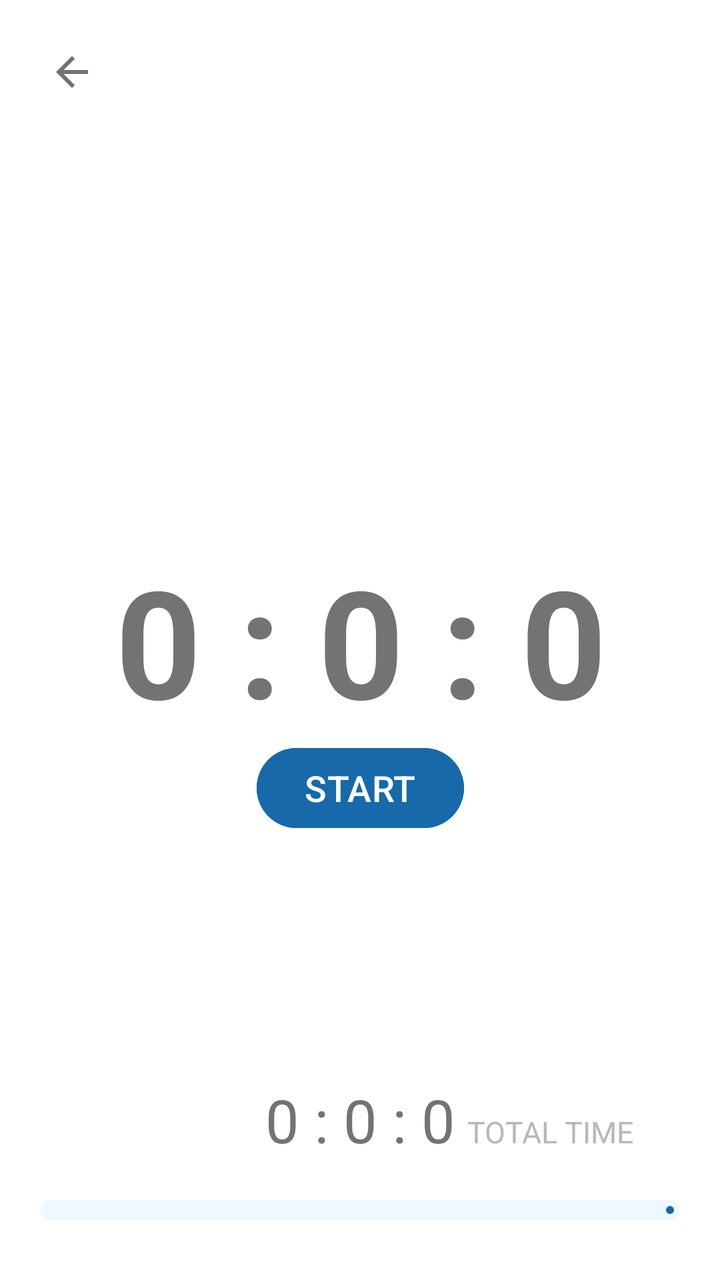
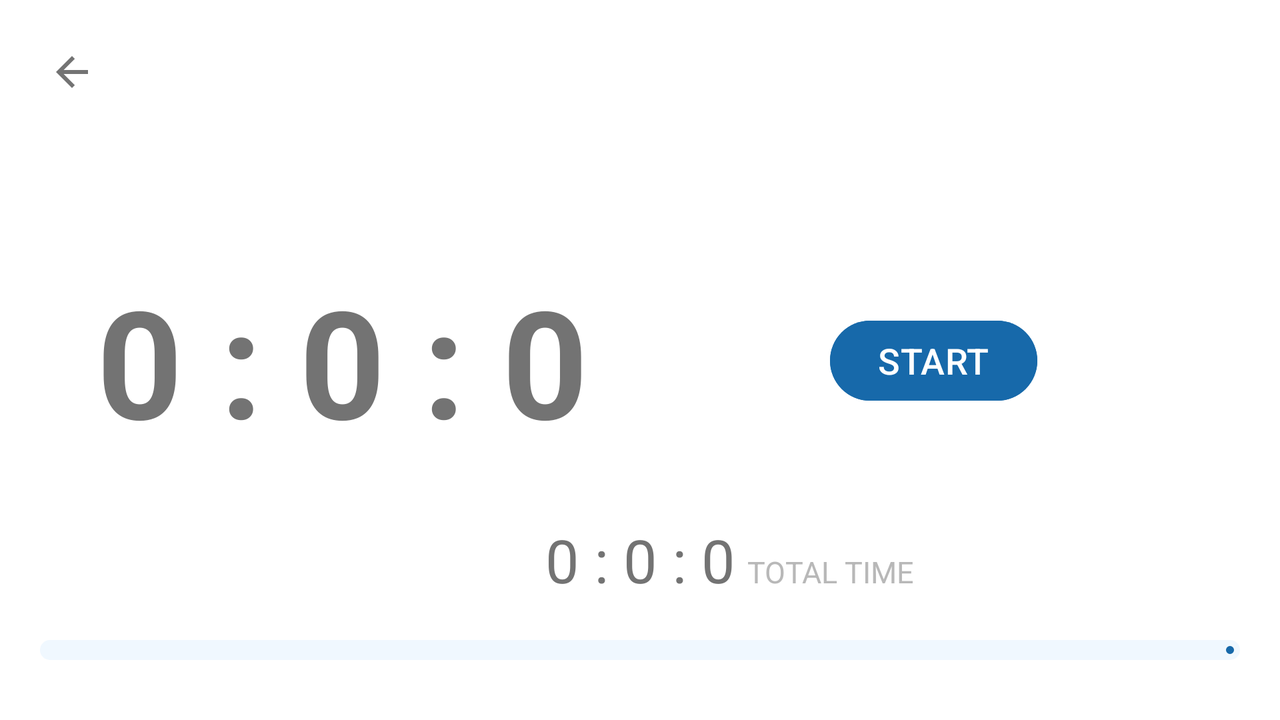

Two renders of one Android screen. The first uses the default layout on a phone; the second uses the alternative layout the repository ships for a different screen configuration, on a matching device. The two XML files are below.
<!-- AndroidManifest.xml: application theme Theme.GetUp -->
<!-- res/layout/fragment_workout.xml -->
<?xml version="1.0" encoding="utf-8"?>
<androidx.constraintlayout.widget.ConstraintLayout xmlns:android="http://schemas.android.com/apk/res/android"
    xmlns:app="http://schemas.android.com/apk/res-auto"
    xmlns:tools="http://schemas.android.com/tools"
    android:id="@+id/constraint_layout"
    android:layout_width="match_parent"
    android:layout_height="match_parent"
    style="@style/Timer"
    tools:context=".presentation.timer.ui.TimerFragment">

    <ImageButton
        android:id="@+id/back_button"
        style="@style/AnyScreenBackButton"
        android:layout_width="wrap_content"
        android:layout_height="wrap_content"
        android:contentDescription="@string/back_button"
        app:layout_constraintStart_toStartOf="parent"
        app:layout_constraintTop_toTopOf="parent" />

    <androidx.recyclerview.widget.RecyclerView
        android:id="@+id/recycler_view"
        style="@style/TimerRecyclerView"
        android:layout_width="match_parent"
        android:layout_height="192dp"
        app:layout_constraintBottom_toTopOf="@id/local_timer_view"
        app:layout_constraintStart_toStartOf="parent"
        app:layout_constraintTop_toTopOf="parent" />

    <TextView
        android:id="@+id/local_timer_view"
        style="@style/LocalTimeTextView"
        android:layout_width="wrap_content"
        android:layout_height="wrap_content"
        app:layout_constraintBottom_toBottomOf="parent"
        app:layout_constraintEnd_toEndOf="parent"
        app:layout_constraintStart_toStartOf="parent"
        app:layout_constraintTop_toTopOf="parent" />

    <TextView
        android:id="@+id/general_timer_view"
        style="@style/GlobalTimerTextView"
        android:layout_width="wrap_content"
        android:layout_height="wrap_content"
        app:layout_constraintBottom_toBottomOf="parent"
        app:layout_constraintEnd_toEndOf="parent"
        app:layout_constraintStart_toStartOf="parent" />

    <TextView
        android:id="@+id/total_time_title"
        style="@style/TotalTimeTitleTextView"
        android:layout_width="0dp"
        android:layout_height="wrap_content"
        app:layout_constraintBaseline_toBaselineOf="@id/general_timer_view"
        app:layout_constraintBottom_toBottomOf="@+id/general_timer_view"
        app:layout_constraintEnd_toEndOf="parent"
        app:layout_constraintStart_toEndOf="@id/general_timer_view" />

    <Button
        android:id="@+id/start_button"
        style="@style/GeneralBlueButton"
        android:layout_width="wrap_content"
        android:layout_height="wrap_content"
        android:text="@string/start_button"
        app:layout_constraintEnd_toEndOf="@+id/local_timer_view"
        app:layout_constraintStart_toStartOf="@+id/local_timer_view"
        app:layout_constraintTop_toBottomOf="@id/local_timer_view" />

    <Button
        android:id="@+id/pause_button"
        style="@style/GeneralBlueButton"
        android:layout_width="wrap_content"
        android:layout_height="wrap_content"
        android:text="@string/pause_button"
        android:visibility="invisible"
        app:layout_constraintEnd_toEndOf="@+id/local_timer_view"
        app:layout_constraintStart_toStartOf="@+id/local_timer_view"
        app:layout_constraintTop_toBottomOf="@id/local_timer_view" />

    <Button
        android:id="@+id/restart_button"
        style="@style/RestartButton"
        android:layout_width="wrap_content"
        android:layout_height="wrap_content"
        app:layout_constraintEnd_toEndOf="@+id/local_timer_view"
        app:layout_constraintStart_toStartOf="@+id/local_timer_view"
        app:layout_constraintTop_toBottomOf="@id/local_timer_view" />


    <com.google.android.material.progressindicator.LinearProgressIndicator
        android:id="@+id/global_progress_indicator"
        style="@style/TimerProgressBar"
        android:layout_width="match_parent"
        android:layout_height="50dp"
        android:layout_margin="20dp"
        android:contentDescription="@string/progress_indicator"
        app:layout_constraintEnd_toEndOf="parent"
        app:layout_constraintStart_toStartOf="parent"
        app:layout_constraintTop_toBottomOf="@+id/general_timer_view" />


</androidx.constraintlayout.widget.ConstraintLayout>
<!-- resources referenced by this layout -->
<resources>
  <string name="back_button">back button</string>
  <string name="pause_button">PAUSE</string>
  <string name="progress_indicator">This is a progress indicator</string>
  <string name="start_button">START</string>
  <style name="AnyScreenBackButton">
          <item name="android:src">@drawable/ic_arrow_back</item>
          <item name="android:layout_marginStart">24dp</item>
          <item name="android:layout_marginTop">24dp</item>
          <item name="android:background">?android:attr/selectableItemBackgroundBorderless</item>
      </style>
  <style name="GeneralBlueButton" parent="Widget.Material3.Button">
          <item name="android:backgroundTint">@color/dark_blue</item>
          <item name="android:textSize">18sp</item>
          <item name="android:textColor">@color/white</item>
      </style>
  <style name="GlobalTimerTextView">
          <item name="android:layout_marginBottom">@dimen/global_timer_margin</item>
          <item name="android:text">@string/default_total_time</item>
          <item name="android:textAlignment">center</item>
          <item name="android:textColor">@color/hard_grey</item>
          <item name="android:textSize">@dimen/global_timer_text_size</item>
      </style>
  <style name="Timer">
          <item name="android:background">@color/white</item>
      </style>
  <style name="TimerProgressBar">
          <item name="indicatorColor">@color/dark_blue</item>
          <item name="indicatorDirectionLinear">startToEnd</item>
          <item name="trackColor">@color/light_blue</item>
          <item name="trackCornerRadius">@dimen/track_corner_radius</item>
          <item name="trackThickness">@dimen/track_thickness</item>
      </style>
  <style name="TimerRecyclerView">
          <item name="android:layout_marginBottom">@dimen/recycler_view_margin</item>
          <item name="android:orientation">horizontal</item>
      </style>
  <style name="TotalTimeTitleTextView">
          <item name="android:layout_marginStart">6dp</item>
          <item name="android:ellipsize">end</item>
          <item name="android:lines">1</item>
          <item name="android:text">@string/total_time_title</item>
          <item name="android:textColor">@color/grey</item>
          <item name="android:textSize">@dimen/total_time_text_size</item>
      </style>
  <!-- drawable ic_arrow_back (drawable) -->
  <vector android:autoMirrored="true" android:height="24dp"
      android:tint="@color/hard_grey" android:viewportHeight="24"
      android:viewportWidth="24" android:width="24dp" xmlns:android="http://schemas.android.com/apk/res/android">
      <path android:fillColor="@android:color/white" android:pathData="M20,11H7.83l5.59,-5.59L12,4l-8,8 8,8 1.41,-1.41L7.83,13H20v-2z"/>
  </vector>
  <color name="dark_blue">#1769AA</color>
  <color name="white">#FFFFFFFF</color>
  <dimen name="global_timer_margin">60dp</dimen>
  <string name="default_total_time">0 : 0 : 0</string>
  <color name="hard_grey">#737373</color>
  <dimen name="global_timer_text_size">30sp</dimen>
  <dimen name="local_timer_margin">5dp</dimen>
  <dimen name="local_timer_text_size">75sp</dimen>
  <string name="restart_button">RESTART</string>
  <dimen name="button_text_size">18sp</dimen>
  <color name="light_blue">#F0F8FF</color>
  <dimen name="track_corner_radius">8dp</dimen>
  <dimen name="track_thickness">10dp</dimen>
  <dimen name="recycler_view_margin">12dp</dimen>
  <string name="total_time_title">TOTAL TIME</string>
  <color name="grey">#B8B8B8</color>
  <dimen name="total_time_text_size">15sp</dimen>
  <color name="purple_700">#FF3700B3</color>
  <color name="teal_200">#FF03DAC5</color>
  <color name="teal_700">#FF018786</color>
  <color name="black">#FF000000</color>
  <color name="soft_black">#AD000000</color>
  <color name="main_app_color_soft">#63F44336</color>
  <color name="soft_blue">#91CBFA</color>
  <!-- some entries are left out for length -->
</resources>
<!-- res/layout-land/fragment_workout.xml (the repository's variant of the layout above) -->
<!-- drawn on the phone turned sideways -->
<?xml version="1.0" encoding="utf-8"?>
<androidx.constraintlayout.widget.ConstraintLayout xmlns:android="http://schemas.android.com/apk/res/android"
    xmlns:app="http://schemas.android.com/apk/res-auto"
    xmlns:tools="http://schemas.android.com/tools"
    android:id="@+id/constraint_layout"
    style="@style/Timer"
    android:layout_width="match_parent"
    android:layout_height="match_parent"
    tools:context=".presentation.timer.ui.TimerFragment">

    <ImageButton
        android:id="@+id/back_button"
        style="@style/AnyScreenBackButton"
        android:layout_width="wrap_content"
        android:layout_height="wrap_content"
        android:contentDescription="@string/back_button"
        app:layout_constraintStart_toStartOf="parent"
        app:layout_constraintTop_toTopOf="parent" />

    <androidx.recyclerview.widget.RecyclerView
        android:id="@+id/recycler_view"
        android:layout_width="match_parent"
        android:layout_height="64dp"
        android:orientation="horizontal"
        app:layout_constraintBottom_toTopOf="@id/local_timer_view"
        app:layout_constraintStart_toStartOf="parent"
        app:layout_constraintTop_toBottomOf="@+id/back_button" />

    <TextView
        android:id="@+id/local_timer_view"
        style="@style/LocalTimeTextViewLand"
        android:layout_width="wrap_content"
        android:layout_height="wrap_content"
        app:layout_constraintBottom_toBottomOf="parent"
        app:layout_constraintStart_toStartOf="parent"
        app:layout_constraintTop_toTopOf="parent" />

    <TextView
        android:id="@+id/general_timer_view"
        style="@style/GlobalTimerTextViewLand"
        android:layout_width="wrap_content"
        android:layout_height="wrap_content"
        app:layout_constraintBottom_toBottomOf="parent"
        app:layout_constraintEnd_toEndOf="parent"
        app:layout_constraintStart_toStartOf="parent" />

    <TextView
        android:id="@+id/total_time_title"
        style="@style/TotalTimeTitleTextViewLand"
        android:layout_width="0dp"
        android:layout_height="wrap_content"
        app:layout_constraintBaseline_toBaselineOf="@id/general_timer_view"
        app:layout_constraintBottom_toBottomOf="@+id/general_timer_view"
        app:layout_constraintEnd_toEndOf="parent"
        app:layout_constraintStart_toEndOf="@id/general_timer_view" />

    <Button
        android:id="@+id/start_button"
        style="@style/GeneralBlueButton"
        android:layout_width="wrap_content"
        android:layout_height="wrap_content"
        android:text="@string/start_button"

        app:layout_constraintBottom_toBottomOf="@+id/local_timer_view"
        app:layout_constraintEnd_toEndOf="parent"
        app:layout_constraintStart_toEndOf="@id/local_timer_view"
        app:layout_constraintTop_toTopOf="@id/local_timer_view" />

    <Button
        android:id="@+id/pause_button"
        style="@style/GeneralBlueButton"
        android:layout_width="wrap_content"
        android:layout_height="wrap_content"
        android:text="@string/pause_button"
        android:visibility="invisible"

        app:layout_constraintBottom_toBottomOf="@+id/local_timer_view"
        app:layout_constraintEnd_toEndOf="parent"
        app:layout_constraintStart_toEndOf="@id/local_timer_view"
        app:layout_constraintTop_toTopOf="@id/local_timer_view" />

    <Button
        android:id="@+id/restart_button"
        style="@style/RestartButton"
        android:layout_width="wrap_content"
        android:layout_height="wrap_content"
        app:layout_constraintBottom_toBottomOf="@+id/local_timer_view"
        app:layout_constraintEnd_toEndOf="parent"
        app:layout_constraintStart_toEndOf="@id/local_timer_view"
        app:layout_constraintTop_toTopOf="@id/local_timer_view" />

    <com.google.android.material.progressindicator.LinearProgressIndicator
        android:id="@+id/global_progress_indicator"
        style="@style/TimerProgressBar"
        android:layout_width="match_parent"
        android:layout_height="50dp"
        android:layout_margin="20dp"
        android:contentDescription="@string/progress_indicator"
        app:layout_constraintEnd_toEndOf="parent"
        app:layout_constraintStart_toStartOf="parent"
        app:layout_constraintTop_toBottomOf="@+id/general_timer_view" />

</androidx.constraintlayout.widget.ConstraintLayout>
<!-- resources referenced by the variant -->
<!-- as the phone turned sideways resolves them -->
<resources>
  <string name="back_button">back button</string>
  <string name="pause_button">PAUSE</string>
  <string name="progress_indicator">This is a progress indicator</string>
  <string name="start_button">START</string>
  <style name="AnyScreenBackButton">
          <item name="android:src">@drawable/ic_arrow_back</item>
          <item name="android:layout_marginStart">24dp</item>
          <item name="android:layout_marginTop">24dp</item>
          <item name="android:background">?android:attr/selectableItemBackgroundBorderless</item>
      </style>
  <style name="GeneralBlueButton" parent="Widget.Material3.Button">
          <item name="android:backgroundTint">@color/dark_blue</item>
          <item name="android:textSize">18sp</item>
          <item name="android:textColor">@color/white</item>
      </style>
  <style name="GlobalTimerTextViewLand">
          <item name="android:layout_marginBottom">@dimen/global_timer_margin_land</item>
          <item name="android:text">@string/default_total_time</item>
          <item name="android:textAlignment">center</item>
          <item name="android:textColor">@color/hard_grey</item>
          <item name="android:textSize">@dimen/global_timer_text_size_land</item>
      </style>
  <style name="Timer">
          <item name="android:background">@color/white</item>
      </style>
  <style name="TimerProgressBar">
          <item name="indicatorColor">@color/dark_blue</item>
          <item name="indicatorDirectionLinear">startToEnd</item>
          <item name="trackColor">@color/light_blue</item>
          <item name="trackCornerRadius">@dimen/track_corner_radius</item>
          <item name="trackThickness">@dimen/track_thickness</item>
      </style>
  <style name="TotalTimeTitleTextViewLand">
          <item name="android:layout_marginStart">@dimen/total_time_margin_land</item>
          <item name="android:ellipsize">end</item>
          <item name="android:lines">1</item>
          <item name="android:text">@string/total_time_title</item>
          <item name="android:textColor">@color/grey</item>
          <item name="android:textSize">@dimen/total_time_title_text_size_land</item>
      </style>
  <!-- drawable ic_arrow_back (drawable) -->
  <vector android:autoMirrored="true" android:height="24dp"
      android:tint="@color/hard_grey" android:viewportHeight="24"
      android:viewportWidth="24" android:width="24dp" xmlns:android="http://schemas.android.com/apk/res/android">
      <path android:fillColor="@android:color/white" android:pathData="M20,11H7.83l5.59,-5.59L12,4l-8,8 8,8 1.41,-1.41L7.83,13H20v-2z"/>
  </vector>
  <color name="dark_blue">#1769AA</color>
  <color name="white">#FFFFFFFF</color>
  <dimen name="global_timer_margin_land">60dp</dimen>
  <string name="default_total_time">0 : 0 : 0</string>
  <color name="hard_grey">#737373</color>
  <dimen name="global_timer_text_size_land">30sp</dimen>
  <dimen name="local_timer_margin_land">48dp</dimen>
  <dimen name="local_timer_text_size">75sp</dimen>
  <string name="restart_button">RESTART</string>
  <dimen name="button_text_size">18sp</dimen>
  <color name="light_blue">#F0F8FF</color>
  <dimen name="track_corner_radius">8dp</dimen>
  <dimen name="track_thickness">10dp</dimen>
  <dimen name="total_time_margin_land">6dp</dimen>
  <string name="total_time_title">TOTAL TIME</string>
  <color name="grey">#B8B8B8</color>
  <dimen name="total_time_title_text_size_land">15sp</dimen>
  <color name="purple_700">#FF3700B3</color>
  <color name="teal_200">#FF03DAC5</color>
  <color name="teal_700">#FF018786</color>
  <color name="black">#FF000000</color>
  <color name="soft_black">#AD000000</color>
  <color name="main_app_color_soft">#63F44336</color>
  <color name="soft_blue">#91CBFA</color>
  <!-- some entries are left out for length -->
</resources>
